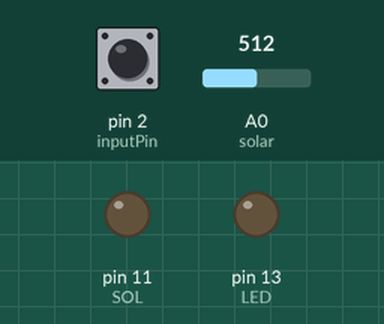
The sketch below on a simulated Arduino Uno, built with avr-gcc and run on an emulated ATmega328P. Parts: output pins drawn as LEDs (lit = HIGH). The test bench sets the inputs (shaded band); at power-on: pin 2 (inputPin) HIGH, A0 (solar) = 512. What the sketch prints to the serial monitor is not drawn.

Above: at 10.8 s.
10.9 s: pin 2 (inputPin) pulled LOW for 3 s
At 11.13 s:
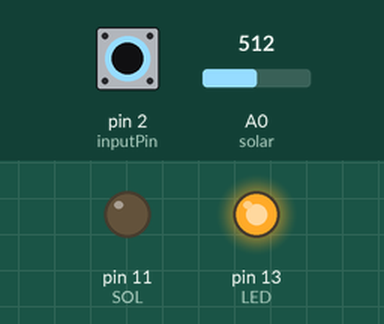
At 12.1 s:
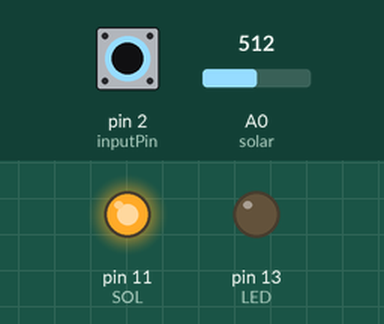
Timing chart, 0 to 15.9 s (numbered marks = the images above; inputs shaded):
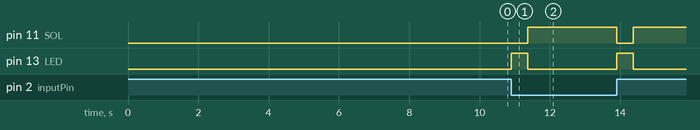

Measured:
- after the input at 10.9 s, pin 11 (SOL): LOW → HIGH after 0.47 s, → LOW 2.5 s later, → HIGH 0.47 s later; pin 13 (LED): alternates HIGH for 0.47 s and LOW for 2.5 s, 4 changes in all, then stays LOW, starting at once

The sketch:

plantPower.ino
```cpp
//#include <avr/interrupt.h>
#include <stdarg.h>

int SOL = 11;
int LED = 13;
int inputPin = 2;//pin 2 (interrupts)
int solar = 0;
int sensorValue=0;
//digitalPinToInterrupt wasn't working
//https://www.arduino.cc/reference/en/language/functions/external-interrupts/attachinterrupt/

void setup(){
  pinMode(LED, OUTPUT);
    pinMode(SOL, OUTPUT);
  //int pin = digitalPinToInterrupt(inputPin);
  int pin = 0;
  pinMode(inputPin, INPUT_PULLUP);//the interrupt, low when pressed)
  attachInterrupt(pin, buttonPressed, CHANGE);
  Serial.begin(9600);
}

void loop(){
  delay(5000);
  sensorValue = analogRead(solar);
  Serial.print("hello"+ String(sensorValue) + "\n");
}


void buttonPressed(){
  //detachInterrupt(inputPin);
  noInterrupts();
  digitalWrite(LED, HIGH);
  digitalWrite(SOL,LOW);
  delay(100000);
  digitalWrite(SOL,HIGH);
  digitalWrite(LED, LOW);
  interrupts();
  //attachInterrupt(0, buttonPressed, FALLING);
}
```
